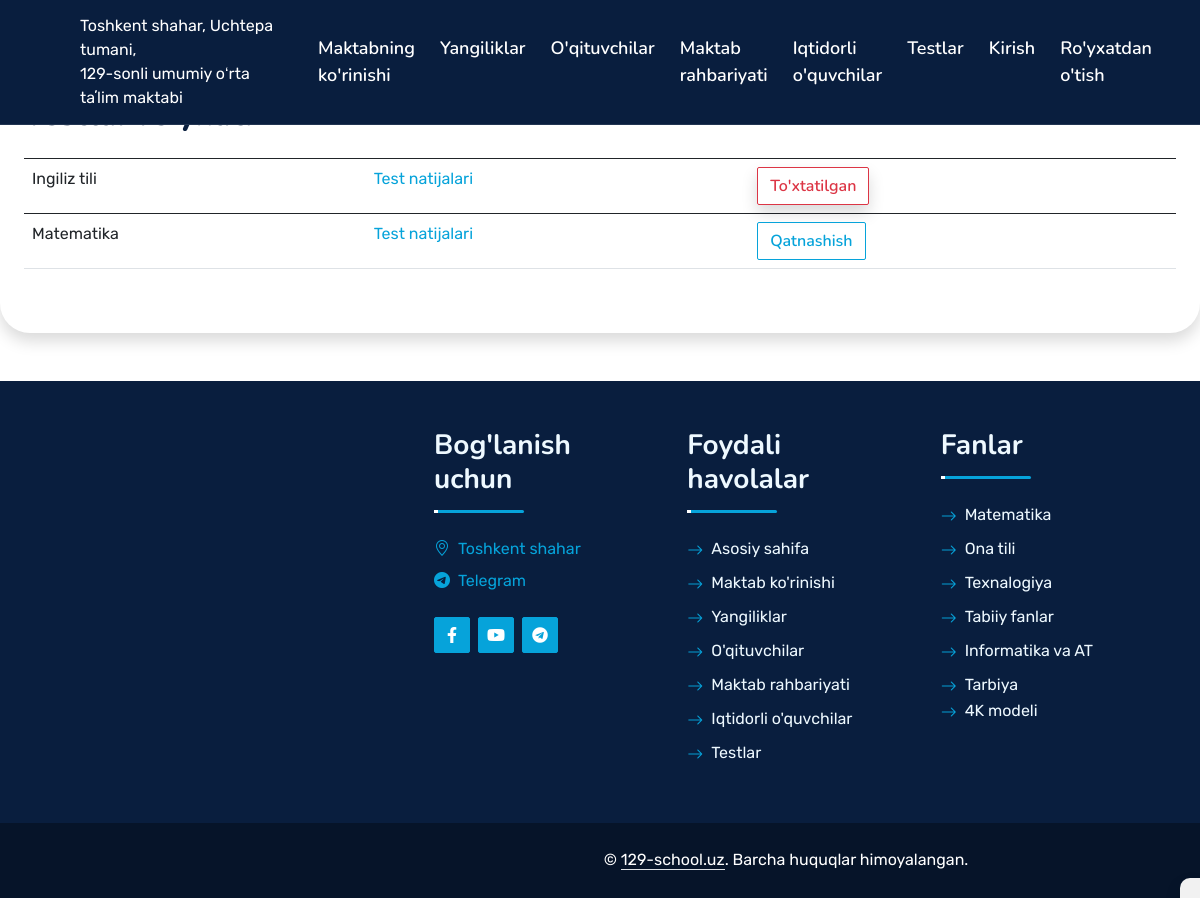
Page /test/ on the committed database.
### testlar/models.py (models this page shows, shortened)
class QuizModel(models.Model):
    title = models.CharField(max_length=50, verbose_name='Fan nomi')
    tugatish = models.BooleanField(default=False)
    class Meta:
        ordering = ['-id']
        verbose_name = "Yangi test qo'shish"
        verbose_name_plural = "Yangi test tuzish"

### testlar/views.py (the view)
# urls.py: path('', qiuz, name='qiuz'),
def qiuz(request):
    quizs = QuizModel.objects.all()
    context = {
        'quizs': quizs
    }
    return render(request, 'quiz.html', context)

### templates/quiz.html (shortened to what this page needs)
{% extends 'base.html' %}
{% load static %}
{% block content %}
<div class="shadow"
  style="position: fixed; bottom: 0; right: 0; padding: 10px; background-color: #f1f1f1; border-top-left-radius: 10px; box-shadow: -1px -1px 3px rgba(0, 0, 0, 0.2); text-align: right;">
</div>
<div style="border-radius: 30px;" class="container-fluid shadow py-5 mt-5 wow fadeInUp" data-wow-delay="0.1s">
  <h2>Testlar ro'yxati</h2>
  <table class="table">
    <thead>
      <tr>
        <th scope="col"></th>
        <th scope="col"></th>
        <th scope="col"></th>
      </tr>
    </thead>
    {% for quiz in quizs %}
    <tbody>
      <tr>
        <td>{{ quiz.title }}</td>
        <td><a target="_blank" href="{% url 'result_detail' quiz.id %}">Test natijalari</a></td>
        {% if quiz.tugatish %}
        <td>
          <button type="button" class="btn btn-outline-danger shadow" data-bs-toggle="modal"
            data-bs-target="#staticBackdrop">
            To'xtatilgan
          </button>
        </td>
        {% else %}
        <td><a href="{% url 'quistion' quiz.id %}" class="btn btn-outline-primary">Qatnashish</a></td>
        {% endif %}
      </tr>
    </tbody>
    {% endfor %}
  </table>
</div>
{% endblock content %}

### static/css/style.css (style rules this page uses)
:root { --primary: #06A3DA; --secondary: #34AD54; --light: #EEF9FF; --dark: #091E3E; }
h1, h2, .fw-bold { font-weight: 800 !important; }
.btn { font-family: 'Nunito', sans-serif; font-weight: 600; transition: .5s; }

### rows in the picture
QuizModel: title "Ingiliz tili", tugatish "To'xtatilgan"
QuizModel: title "Matematika", tugatish "Qatnashish"
